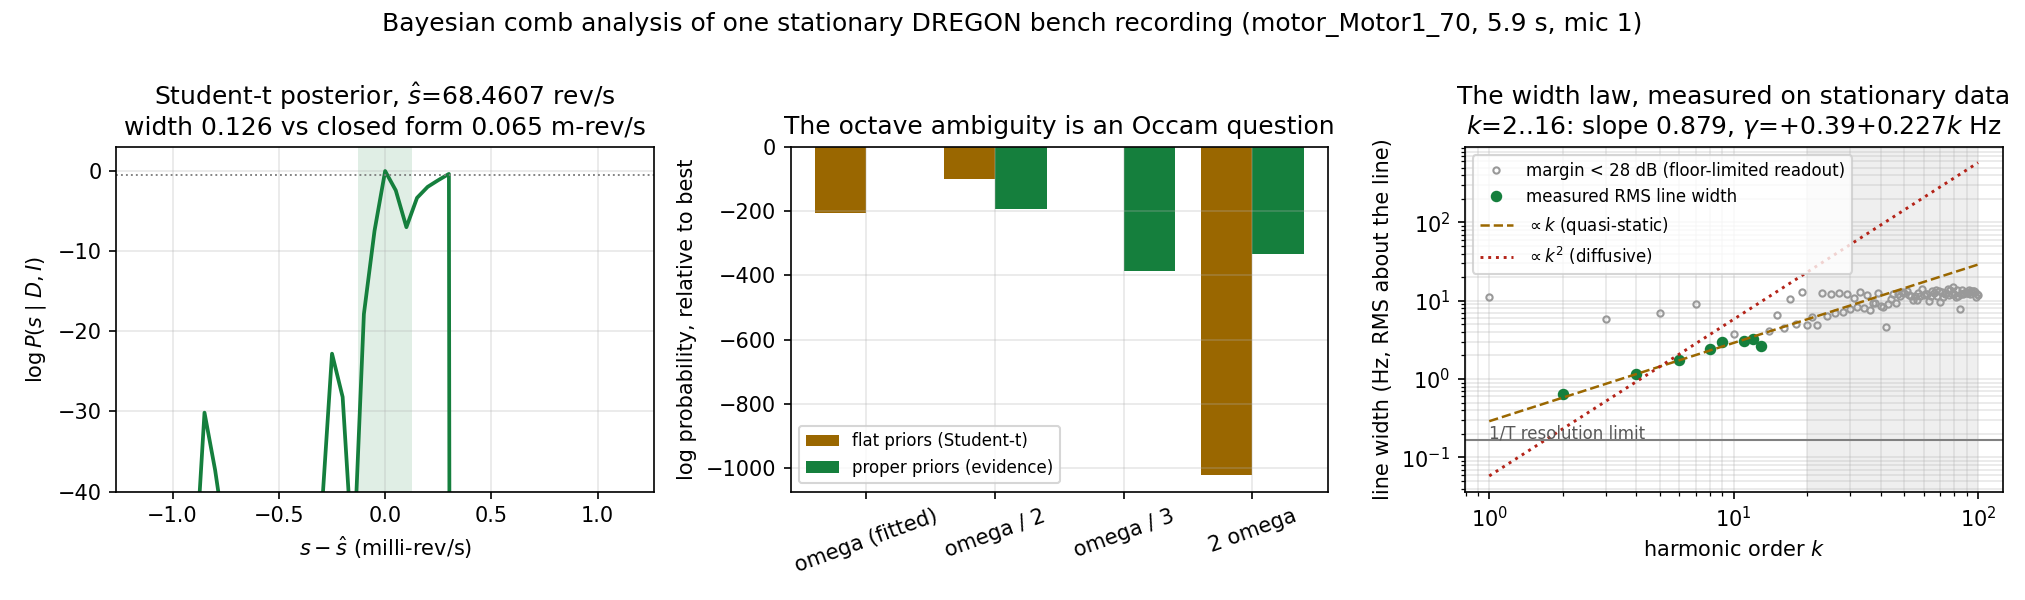

Source code (Python):
"""Numerical checks for the Bretthorst-style derivations of the explainer's
Part V, run on one DREGON single-motor bench recording.

Three results are checked, each one a claim the derivation makes:

1. the sufficient statistic for the shaft rate is the comb-summed periodogram,
   and its Student-t posterior is sharply peaked -- the width is compared with
   the closed-form  sigma_omega^2 = 24 sigma^2 / (N^3 sum_k k^2 a_k^2);
2. the octave ambiguity is a MODEL SELECTION problem, not a likelihood
   problem: with flat amplitude priors the half-rate comb ties or wins, with
   proper priors its unused orders cost prior volume and it loses by a wide
   margin (the Occam factor of Bretthorst Ch. 5);
3. the maximum-likelihood order power under phase noise is the BAND-INTEGRATED
   line power, and peak-picking is biased low by an amount that grows with the
   order because the line broadens.

Run from the repo root::

    PYTHONPATH=src python docs/explainers/rig-model-listening/bayes_comb.py
"""

from __future__ import annotations

import json
from pathlib import Path

import matplotlib

matplotlib.use("Agg")
import matplotlib.pyplot as plt
import numpy as np

HERE = Path(__file__).resolve().parent
RECORDING = "motor_Motor1_70"
SR = 44100.0
N = 1 << 18  # 5.94 s of data: the "N" of the derivation
PAD = 1 << 22  # zero-padding only, so h_k(omega) is available off-bin
K_MAX = 100
DPI = 150


def load_mic0() -> np.ndarray:
    from data_processing.frames import meta_dict
    from data_processing.streams import iter_published_frames

    for f in iter_published_frames("DREGON-frames"):
        m = meta_dict(f)
        if str(m.get("recording_id")) == RECORDING:
            x = np.asarray(f["audio"].data, dtype=np.float64)
            return x[0] if x.ndim > 1 else x
    raise KeyError(RECORDING)


class Comb:
    """The projections h_j(omega) of one data segment onto the comb model.

    The model functions are cos(k omega t), sin(k omega t) on a uniform grid
    with the time origin at the centre of the record, so that (Bretthorst
    6.11-6.12) the g_jk matrix is N/2 times the identity to O(1/N) and the
    orthonormal functions are H = sqrt(2/N) cos, sqrt(2/N) sin. Then
    h_{2k-1} = sqrt(2/N) Re D(k omega), h_{2k} = -sqrt(2/N) Im D(k omega),
    and h_{2k-1}^2 + h_{2k}^2 = (2/N) |D(k omega)|^2.
    """

    def __init__(self, d: np.ndarray) -> None:
        self.d = d - d.mean()
        self.N = self.d.size
        self.dbar2 = float(np.mean(self.d**2))
        # centre the time origin: multiply by the linear-phase that shifts t=0
        # to the middle, which the |D| magnitudes below do not even need
        self.spec = np.fft.rfft(self.d, PAD)
        self.df = SR / PAD

    def line_power(self, rate: float, k_max: int) -> np.ndarray:
        """(2/N)|D(k omega)|^2 per order -- the per-order contribution to m hbar^2."""
        ks = np.arange(1, k_max + 1)
        idx = np.round(ks * rate / self.df).astype(int)
        keep = idx < self.spec.size - 1
        out = np.zeros(k_max)
        out[keep] = (2.0 / self.N) * np.abs(self.spec[idx[keep]]) ** 2
        return out

    def student_t_log(self, rate: float, k_max: int) -> float:
        """log P(omega | D, I) with sigma unknown -- Bretthorst (3.17)."""
        p = self.line_power(rate, k_max)
        m = 2 * k_max
        mh2 = float(p.sum())
        frac = mh2 / (self.N * self.dbar2)
        if frac >= 1.0:
            return -np.inf
        return 0.5 * (m - self.N) * np.log1p(-frac)

    def log_evidence(self, rate: float, k_max: int, delta2: float, sigma2: float) -> float:
        """log p(D | omega, model) with a PROPER N(0, delta^2) prior on every
        amplitude and sigma^2 known -- the Occam-factor form.

        For orthonormal model functions each amplitude contributes
        independently: with lambda = 1 (H already normalised) the marginal of
        one amplitude is N(0, sigma^2 + delta^2), so

            log p = sum_j [ -0.5 log(1 + delta^2/sigma^2)
                            + h_j^2 delta^2 / (2 sigma^2 (sigma^2 + delta^2)) ].

        The first term is the Occam factor: it is paid once per amplitude
        whether the data want it or not.
        """
        p = self.line_power(rate, k_max)  # = h_{2k-1}^2 + h_{2k}^2
        m = 2 * k_max
        occam = -0.5 * m * np.log1p(delta2 / sigma2)
        fit = float(p.sum()) * delta2 / (2 * sigma2 * (sigma2 + delta2))
        return occam + fit


def local_floor(spec_mag2: np.ndarray, centre: float, half: float) -> float:
    a = spec_mag2[int(round(centre + 0.25 * half)) : int(round(centre + 0.75 * half))]
    b = spec_mag2[int(round(centre - 0.75 * half)) : int(round(centre - 0.25 * half))]
    if not a.size or not b.size:
        return np.nan
    return float(np.median(np.concatenate([a, b])))


def _width_law(ks: np.ndarray, width_hz: np.ndarray, margin_db: np.ndarray) -> dict[str, object]:
    """Log-log slope of the measured width over the trustworthy order range,
    plus the affine fit gamma = gamma0 + c k the renderer's law would use.

    A second moment taken over a window a third of the comb spacing wide is
    dominated by the floor residual unless the line is well above it, so only
    orders with a 28 dB peak margin are fitted -- on this rig those are the
    even orders, the odd ones being 20 dB weaker. Above k ~ 24 the moment
    saturates against the window and is reported but not fitted."""
    ok = np.isfinite(width_hz) & (ks >= 2) & (ks <= 24) & (margin_db >= 28.0)
    if ok.sum() < 5:
        return {}
    slope = float(np.polyfit(np.log(ks[ok]), np.log(width_hz[ok]), 1)[0])
    c, g0 = np.polyfit(ks[ok], width_hz[ok], 1)
    sigma = float(c) / np.sqrt(2 * np.log(2.0))
    return dict(
        range="k = 2..16",
        loglog_slope=round(slope, 3),
        gamma0_hz=round(float(g0), 3),
        gamma_slope_hz_per_order=round(float(c), 4),
        implied_sigma_rps=round(sigma, 4),
        saturates_above_k=int(ks[np.isfinite(width_hz)][-1]) if np.isfinite(width_hz).any() else 0,
    )


def main() -> None:
    x = load_mic0()
    start = (x.size - N) // 2
    seg = x[start : start + N]
    comb = Comb(seg)

    # ---- 1. the posterior for the shaft rate -------------------------------
    coarse = np.arange(30.0, 110.0, 0.01)
    lp = np.array([comb.student_t_log(float(s), 40) for s in coarse])
    s_hat0 = float(coarse[int(np.argmax(lp))])
    fine = np.arange(s_hat0 - 0.05, s_hat0 + 0.05, 0.00005)
    lpf = np.array([comb.student_t_log(float(s), K_MAX) for s in fine])
    s_hat = float(fine[int(np.argmax(lpf))])

    # posterior width: fit a parabola to the log posterior near the peak
    w = np.abs(fine - s_hat) < 0.004
    c = np.polyfit(fine[w] - s_hat, lpf[w], 2)
    sigma_post = float(np.sqrt(-1.0 / (2.0 * c[0]))) if c[0] < 0 else np.nan

    # closed-form prediction
    p_k = comb.line_power(s_hat, K_MAX)  # = h_{2k-1}^2 + h_{2k}^2
    mag2 = np.abs(comb.spec) ** 2
    half = s_hat / comb.df / 2.0
    floor = np.array([local_floor(mag2, (k + 1) * s_hat / comb.df, half) for k in range(K_MAX)])
    # White noise of variance sigma^2 contributes E[h_j^2] = sigma^2 to every
    # model function, so E[p_k] = (N/2) a_k^2 + 2 sigma^2 and the noise floor
    # of the padded periodogram is E|D|^2 = N sigma^2 / 2.
    sigma2 = float(np.nanmedian(floor)) * 2.0 / comb.N
    a2 = np.clip((2.0 / comb.N) * (p_k - 2.0 * sigma2), 0.0, None)
    ks = np.arange(1, K_MAX + 1)
    # sigma_omega^2 = 24 sigma^2 / (N^3 sum_k k^2 a_k^2), omega in rad/sample.
    # Only orders whose line is actually detected carry information; a noise
    # order contributes k^2 * 0 in expectation but k^2 * noise in practice.
    detected = p_k > 4.0 * sigma2
    denom = float(np.sum(ks[detected] ** 2 * a2[detected]))
    sigma_omega = np.sqrt(24.0 * sigma2 / (comb.N**3 * denom))
    sigma_rate = sigma_omega * SR / (2 * np.pi)

    # ---- 2. the octave ambiguity as model selection ------------------------
    # The prior scale belongs to the ORTHONORMAL amplitudes A_j (E[h_j] = A_j,
    # Var = sigma^2), not to the physical amplitudes: A_j = sqrt(N/2) a_j. Per
    # order p_k = h_{2k-1}^2 + h_{2k}^2, so the per-amplitude scale is p_k / 2.
    delta2 = float(np.nanmedian(p_k[detected] / 2.0)) if detected.any() else sigma2
    rows = []
    for name, rate, kk in (
        ("omega (fitted)", s_hat, K_MAX),
        ("omega / 2", s_hat / 2, 2 * K_MAX),
        ("omega / 3", s_hat / 3, 3 * K_MAX),
        ("2 omega", s_hat * 2, K_MAX // 2),
    ):
        rows.append(
            dict(
                model=name,
                rate=round(rate, 4),
                k_max=kk,
                student_t=round(comb.student_t_log(rate, kk), 1),
                evidence=round(comb.log_evidence(rate, kk, delta2, sigma2), 1),
            )
        )

    # ---- 3. peak-picked versus band-integrated power, and the line width ---
    # Read on the UNPADDED periodogram (bin 1/T = 0.168 Hz), so neighbouring
    # bins are independent and a sum of excesses is an unbiased power estimate
    # (no clipping: the floor-subtracted noise must be allowed to cancel).
    raw = np.abs(np.fft.rfft(comb.d)) ** 2
    df_raw = SR / comb.N
    peak_db = np.full(K_MAX, np.nan)
    band_db = np.full(K_MAX, np.nan)
    width_hz = np.full(K_MAX, np.nan)
    margin_db = np.full(K_MAX, -np.inf)
    n_band = 8  # +-1.34 Hz: wider than any line this rig shows at low order
    for i, k in enumerate(ks):
        c0 = k * s_hat / df_raw
        if c0 + 3 * n_band >= raw.size - 2:
            break
        fl = local_floor(raw, c0, s_hat / df_raw / 2.0)
        lo, hi = int(round(c0 - 2)), int(round(c0 + 2)) + 1
        peak_db[i] = 10 * np.log10(max(raw[lo:hi].max() - fl, 1e-30))
        margin_db[i] = 10 * np.log10(raw[lo:hi].max() / fl)
        blo, bhi = int(round(c0)) - n_band, int(round(c0)) + n_band + 1
        e = raw[blo:bhi] - fl
        band_db[i] = 10 * np.log10(max(e.sum(), 1e-30))
        # The width needs a window WIDER than the line, so it is read over a
        # third of the comb spacing; the power above is read over a narrow one,
        # where the floor contributes little variance.
        wide = max(n_band, int(0.33 * s_hat / df_raw))
        wlo, whi = int(round(c0)) - wide, int(round(c0)) + wide + 1
        if wlo < 0 or whi >= raw.size:
            continue
        ew = np.clip(raw[wlo:whi] - fl, 0.0, None)
        f_off = (np.arange(wlo, whi) - c0) * df_raw
        if ew.sum() > 0:
            width_hz[i] = float(np.sqrt((ew * f_off**2).sum() / ew.sum()))

    gap = band_db - peak_db
    summary = dict(
        recording=RECORDING,
        seconds=round(N / SR, 3),
        rate_rps=round(s_hat, 5),
        posterior_sigma_rps=round(sigma_post, 6),
        predicted_sigma_rps=float(f"{sigma_rate:.3e}"),
        noise_var_per_function=float(f"{sigma2:.4e}"),
        models=rows,
        band_minus_peak_db={
            "k<=8": round(float(np.nanmean(gap[:8])), 2),
            "k 9-32": round(float(np.nanmean(gap[8:32])), 2),
            "k 33-64": round(float(np.nanmean(gap[32:64])), 2),
            "k 65-100": round(float(np.nanmean(gap[64:])), 2),
        },
        line_width_hz={
            f"k={k}": (round(float(width_hz[k - 1]), 3) if np.isfinite(width_hz[k - 1]) else None)
            for k in (2, 4, 8, 16, 32, 48, 64, 80)
        },
        # The slope is fitted only where the readout is trustworthy: above
        # k ~ 20 the second moment saturates against the window and the
        # floor-subtraction residual, so a slope taken over all orders is a
        # measurement artefact, not a law.
        width_law=_width_law(ks, width_hz, margin_db),
        width_fit_orders=[
            int(k) for k in ks[np.isfinite(width_hz) & (ks <= 24) & (margin_db >= 28.0)]
        ],
    )
    print(json.dumps(summary, indent=1))
    (HERE / "bayes_comb.json").write_text(json.dumps(summary, indent=1))

    # ---- figure -------------------------------------------------------------
    fig, axes = plt.subplots(1, 3, figsize=(13.5, 4.0))
    ax = axes[0]
    zoom = np.abs(fine - s_hat) < 0.0012
    ax.plot((fine[zoom] - s_hat) * 1000, lpf[zoom] - lpf.max(), lw=1.8, color="#157F3D")
    ax.axvspan(-sigma_post * 1e3, sigma_post * 1e3, color="#157F3D", alpha=0.13, lw=0)
    ax.axhline(-0.5, color="0.5", lw=0.9, ls=":")
    ax.set_xlabel(r"$s - \hat s$ (milli-rev/s)")
    ax.set_ylabel(r"$\log P(s \mid D, I)$")
    ax.set_title(
        rf"Student-t posterior, $\hat s$={s_hat:.4f} rev/s" + "\n"
        rf"width {sigma_post * 1e3:.3f} vs closed form {sigma_rate * 1e3:.3f} m-rev/s"
    )
    ax.set_ylim(-40, 3)
    ax.grid(alpha=0.3)

    ax = axes[1]
    names = [r["model"] for r in rows]
    st = np.array([r["student_t"] for r in rows])
    ev = np.array([r["evidence"] for r in rows])
    xx = np.arange(len(rows))
    ax.bar(xx - 0.2, st - st.max(), width=0.4, color="#9A6700", label="flat priors (Student-t)")
    ax.bar(xx + 0.2, ev - ev.max(), width=0.4, color="#157F3D", label="proper priors (evidence)")
    ax.set_xticks(xx, names, rotation=20)
    ax.set_ylabel("log probability, relative to best")
    ax.set_title("The octave ambiguity is an Occam question")
    ax.legend(fontsize=8)
    ax.grid(alpha=0.3)

    law = _width_law(ks, width_hz, margin_db)
    law_slope = law.get("loglog_slope")
    law_g0 = float(law.get("gamma0_hz", 0.0))  # type: ignore[arg-type]
    law_c = float(law.get("gamma_slope_hz_per_order", 0.0))  # type: ignore[arg-type]
    ax = axes[2]
    ok = np.isfinite(width_hz)
    strong = ok & (margin_db >= 28.0)
    ax.plot(
        ks[ok & ~strong],
        width_hz[ok & ~strong],
        "o",
        ms=3,
        mfc="none",
        color="0.6",
        label="margin < 28 dB (floor-limited readout)",
    )
    ax.plot(
        ks[strong], width_hz[strong], "o", ms=4.5, color="#157F3D", label="measured RMS line width"
    )
    ref = ks[ok]
    w0 = float(np.nanmedian(width_hz[strong][:4]))
    k0 = float(np.median(ks[strong][:4]))
    ax.axvspan(20, ref.max(), color="0.6", alpha=0.15, lw=0)
    ax.plot(
        ref, w0 * (ref / k0), "--", lw=1.2, color="#9A6700", label=r"$\propto k$ (quasi-static)"
    )
    ax.plot(
        ref, w0 * (ref / k0) ** 2, ":", lw=1.4, color="#B42318", label=r"$\propto k^2$ (diffusive)"
    )
    ax.axhline(1.0 / (N / SR), color="0.5", lw=1.0)
    ax.annotate("1/T resolution limit", xy=(ks[ok][0], 1.05 / (N / SR)), fontsize=8, color="0.35")
    ax.set_xscale("log")
    ax.set_yscale("log")
    ax.set_xlabel("harmonic order $k$")
    ax.set_ylabel("line width (Hz, RMS about the line)")
    ax.set_title(
        "The width law, measured on stationary data\n"
        f"$k$=2..16: slope {law_slope}, $\\gamma$={law_g0:+.2f}{law_c:+.3f}$k$ Hz"
    )
    ax.legend(fontsize=8, loc="upper left")
    ax.grid(alpha=0.3, which="both")

    fig.suptitle(
        f"Bayesian comb analysis of one stationary DREGON bench recording "
        f"({RECORDING}, {N / SR:.1f} s, mic 1)",
        fontsize=12,
    )
    fig.tight_layout()
    fig.savefig(HERE / "bayes_comb.png", dpi=DPI)
    plt.close(fig)
    print("wrote", HERE / "bayes_comb.png")


if __name__ == "__main__":
    main()
